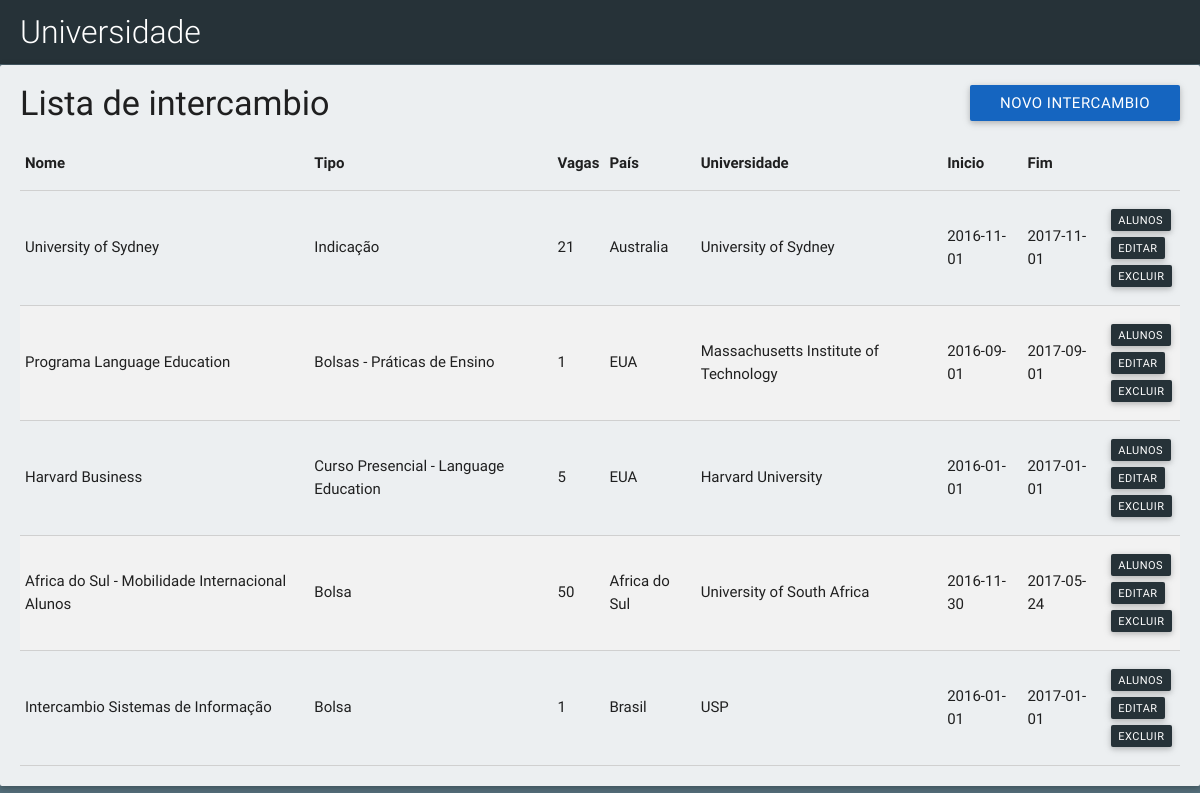
The page /codigo/interface/index.php on the database its author committed.
### tables this page shows
CREATE TABLE `intercambio` (
  `NumInter` int(11) NOT NULL,
  `NomeInter` char(150) NOT NULL,
  `TipoInter` char(150) NOT NULL,
  `NumVagas` int(11) NOT NULL,
  `Pais` char(150) NOT NULL,
  `Universidade` char(150) NOT NULL,
  `InterInicio` date NOT NULL,
  `InterFim` date NOT NULL
);

### codigo/interface/index.php (the view, shortened to what this page needs)
<?php require_once('header.php');
?>
<div class=" m30">
  <div class="card blue-grey lighten-5">
    <div class="card-content">
      <a href="new" class="btn right blue darken-3">Novo intercambio</a>
      <span class="card-title"><h4 class="title-table">Lista de intercambio</h4></span>
      <table class="bordered striped">
        <thead>
          <tr>
            <th>Nome </th>
            <th>Tipo</th>
            <th>Vagas</th>
            <th>País</th>
            <th>Universidade</th>
            <th>Inicio</th>
            <th>Fim</th>
            <th></th
            </tr>
          </thead>
          <tbody>
            <tr >
              <?php
              $sql_query="SELECT * FROM intercambio";
              $result_set=mysql_query($sql_query);
              while($row=mysql_fetch_row($result_set))
              {
                ?>
                <tr>
                  <td><?php echo $row[1]; ?></td>
                  <td><?php echo $row[2]; ?></td>
                  <td><?php echo $row[3]; ?></td>
                  <td><?php echo $row[4]; ?></td>
                  <td><?php echo $row[5]; ?></td>
                  <td><?php echo $row[6]; ?></td>
                  <td><?php echo $row[7]; ?></td>
                  <td>
                    <a href="studentsList?id=<?php echo $row[0]; ?>" class="btn btn-small blue-grey darken-4">Alunos</a><div class="clearfix"></div>
                    <a href="edit?id=<?php echo $row[0]; ?>" class="btn btn-small blue-grey darken-4" >Editar</a><div class="clearfix"></div>
                    <a href="?delete_id=<?php echo $row[0]; ?>" class="btn btn-small blue-grey darken-4"  >Excluir</a>
                  </td>
                </tr>
                <?php
              }
              ?>
            </tr>
          </tbody>
        </table>
      </div>
    </div>
  </div>
</body>
</html>

### codigo/interface/header.php (shortened to what this page needs)
<!DOCTYPE html>
<html>
<head>
  <link type="text/css " rel="stylesheet" href="css/materialize.min.css" media="screen">
  <link type="text/css " rel="stylesheet" href="css/style.css" media="screen">
</head>
<body class="blue-grey darken-1">
  <header>
    <nav class="text-black">
      <div class="nav-wrapper blue-grey darken-4">
        <a href="../interface" class="flow-text title-header">Universidade</a>
      </div>
    </nav>
  </header>

### codigo/interface/css/style.css (style rules this page uses)
.title-header { padding-left: 20px; font-size: 32px; }
.title-table { margin: 0 0 15px 0; }
.text-black { color: black; }
.m30 { margin-top: -7px; }
.btn-small { font-size: 11px; height: 22px; line-height: 24px; padding: 0 0.5rem; margin: 3px; }

### rows shown on the page
intercambio: NomeInter "University of Sydney", TipoInter "Indicação", NumVagas "21", Pais "Australia", Universidade "University of Sydney", InterInicio "2016-11-01", InterFim "2017-11-01"
intercambio: NomeInter "Programa Language Education", TipoInter "Bolsas - Práticas de Ensino", NumVagas "1", Pais "EUA", Universidade "Massachusetts Institute of Technology", InterInicio "2016-09-01", InterFim "2017-09-01"
intercambio: NomeInter "Harvard Business", TipoInter "Curso Presencial - Language Education", NumVagas "5", Pais "EUA", Universidade "Harvard University", InterInicio "2016-01-01", InterFim "2017-01-01"
intercambio: NomeInter "Africa do Sul - Mobilidade Internacional Alunos", TipoInter "Bolsa", NumVagas "50", Pais "Africa do Sul", Universidade "University of South Africa", InterInicio "2016-11-30", InterFim "2017-05-24"
intercambio: NomeInter "Intercambio Sistemas de Informação", TipoInter "Bolsa", NumVagas "1", Pais "Brasil", Universidade "USP", InterInicio "2016-01-01", InterFim "2017-01-01"
